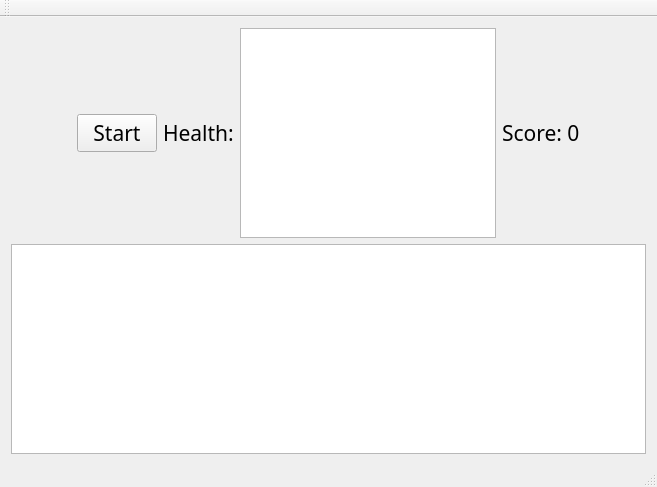
<?xml version="1.0" encoding="UTF-8"?>
<ui version="4.0">
 <class>MainWidget</class>
 <widget class="QMainWindow" name="MainWidget">
  <property name="geometry">
   <rect>
    <x>0</x>
    <y>0</y>
    <width>657</width>
    <height>487</height>
   </rect>
  </property>
  <property name="windowTitle">
   <string>SpaceSurvival</string>
  </property>
  <property name="windowIcon">
   <iconset resource="resource.qrc">
    <normaloff>:/img/img/playerShip.png</normaloff>:/img/img/playerShip.png</iconset>
  </property>
  <widget class="QWidget" name="centralWidget">
   <layout class="QVBoxLayout" name="verticalLayout">
    <item>
     <layout class="QHBoxLayout" name="informationBarLayout">
      <property name="sizeConstraint">
       <enum>QLayout::SetFixedSize</enum>
      </property>
      <item>
       <spacer name="horizontalSpacer">
        <property name="orientation">
         <enum>Qt::Horizontal</enum>
        </property>
        <property name="sizeHint" stdset="0">
         <size>
          <width>40</width>
          <height>20</height>
         </size>
        </property>
       </spacer>
      </item>
      <item>
       <widget class="QPushButton" name="startButton">
        <property name="font">
         <font>
          <family>BankGothic Md BT</family>
          <pointsize>16</pointsize>
         </font>
        </property>
        <property name="text">
         <string>Start</string>
        </property>
       </widget>
      </item>
      <item>
       <widget class="QLabel" name="healthLabel">
        <property name="font">
         <font>
          <family>BankGothic Md BT</family>
          <pointsize>16</pointsize>
         </font>
        </property>
        <property name="text">
         <string>Health:</string>
        </property>
       </widget>
      </item>
      <item>
       <widget class="QGraphicsView" name="healthBarGraphicsView">
        <property name="contextMenuPolicy">
         <enum>Qt::DefaultContextMenu</enum>
        </property>
        <property name="autoFillBackground">
         <bool>false</bool>
        </property>
        <property name="verticalScrollBarPolicy">
         <enum>Qt::ScrollBarAsNeeded</enum>
        </property>
        <property name="horizontalScrollBarPolicy">
         <enum>Qt::ScrollBarAsNeeded</enum>
        </property>
        <property name="foregroundBrush">
         <brush brushstyle="NoBrush">
          <color alpha="255">
           <red>231</red>
           <green>231</green>
           <blue>231</blue>
          </color>
         </brush>
        </property>
        <property name="interactive">
         <bool>true</bool>
        </property>
       </widget>
      </item>
      <item>
       <widget class="QLabel" name="scoreLabel">
        <property name="font">
         <font>
          <family>BankGothic Md BT</family>
          <pointsize>16</pointsize>
         </font>
        </property>
        <property name="text">
         <string>Score: 0</string>
        </property>
       </widget>
      </item>
      <item>
       <spacer name="horizontalSpacer_2">
        <property name="orientation">
         <enum>Qt::Horizontal</enum>
        </property>
        <property name="sizeHint" stdset="0">
         <size>
          <width>40</width>
          <height>20</height>
         </size>
        </property>
       </spacer>
      </item>
     </layout>
    </item>
    <item>
     <widget class="QGraphicsView" name="playFieldGraphicsView"/>
    </item>
   </layout>
  </widget>
  <widget class="QMenuBar" name="menuBar">
   <property name="geometry">
    <rect>
     <x>0</x>
     <y>0</y>
     <width>657</width>
     <height>21</height>
    </rect>
   </property>
  </widget>
  <widget class="QToolBar" name="mainToolBar">
   <attribute name="toolBarArea">
    <enum>TopToolBarArea</enum>
   </attribute>
   <attribute name="toolBarBreak">
    <bool>false</bool>
   </attribute>
  </widget>
  <widget class="QStatusBar" name="statusBar"/>
 </widget>
 <layoutdefault spacing="6" margin="11"/>
 <resources>
  <include location="resource.qrc"/>
 </resources>
 <connections/>
</ui>
